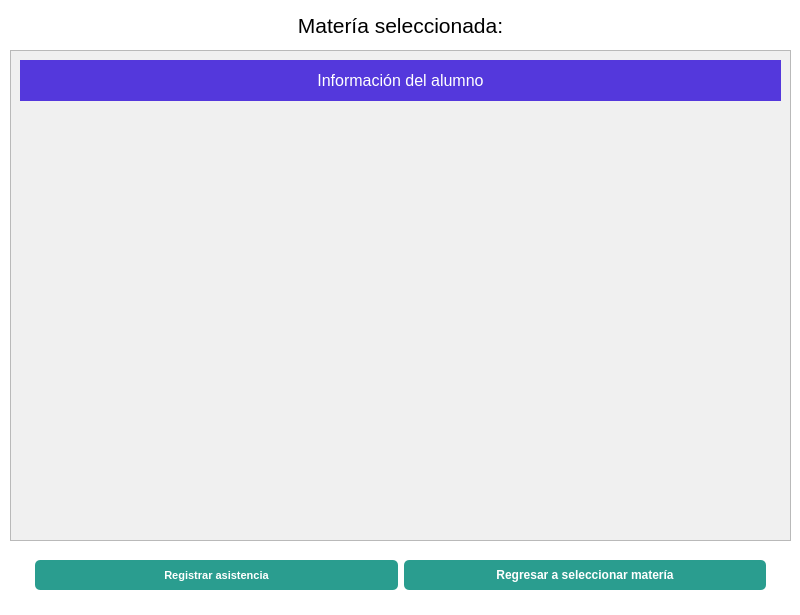
<?xml version="1.0" encoding="UTF-8"?>
<ui version="4.0">
 <class>MainWindow</class>
 <widget class="QMainWindow" name="MainWindow">
  <property name="geometry">
   <rect>
    <x>0</x>
    <y>0</y>
    <width>800</width>
    <height>615</height>
   </rect>
  </property>
  <property name="windowTitle">
   <string>Confirmar asistencia</string>
  </property>
  <property name="styleSheet">
   <string notr="true">background-color: white;
</string>
  </property>
  <property name="documentMode">
   <bool>false</bool>
  </property>
  <property name="dockNestingEnabled">
   <bool>false</bool>
  </property>
  <property name="dockOptions">
   <set>QMainWindow::AllowTabbedDocks|QMainWindow::AnimatedDocks</set>
  </property>
  <widget class="QWidget" name="centralwidget">
   <widget class="QLabel" name="lbl_selected_subject">
    <property name="geometry">
     <rect>
      <x>10</x>
      <y>10</y>
      <width>781</width>
      <height>31</height>
     </rect>
    </property>
    <property name="font">
     <font>
      <family>Arial</family>
      <pointsize>16</pointsize>
     </font>
    </property>
    <property name="text">
     <string>Matería seleccionada:</string>
    </property>
    <property name="alignment">
     <set>Qt::AlignCenter</set>
    </property>
   </widget>
   <widget class="QFrame" name="container">
    <property name="geometry">
     <rect>
      <x>10</x>
      <y>50</y>
      <width>781</width>
      <height>491</height>
     </rect>
    </property>
    <property name="styleSheet">
     <string notr="true">background-color: #f0f0f0;
</string>
    </property>
    <property name="frameShape">
     <enum>QFrame::StyledPanel</enum>
    </property>
    <property name="frameShadow">
     <enum>QFrame::Raised</enum>
    </property>
    <widget class="QWidget" name="verticalLayoutWidget">
     <property name="geometry">
      <rect>
       <x>10</x>
       <y>60</y>
       <width>761</width>
       <height>151</height>
      </rect>
     </property>
     <layout class="QVBoxLayout" name="vrm_user_info">
      <property name="sizeConstraint">
       <enum>QLayout::SetDefaultConstraint</enum>
      </property>
      <property name="topMargin">
       <number>6</number>
      </property>
     </layout>
    </widget>
    <widget class="QLabel" name="lbl_user_info">
     <property name="geometry">
      <rect>
       <x>10</x>
       <y>10</y>
       <width>761</width>
       <height>41</height>
      </rect>
     </property>
     <property name="font">
      <font>
       <family>Arial</family>
       <pointsize>12</pointsize>
      </font>
     </property>
     <property name="styleSheet">
      <string notr="true">border: 0;
background-color: #5438DC;
color: white;
border-radius: 0;
padding: 10px;</string>
     </property>
     <property name="text">
      <string>Información del alumno</string>
     </property>
     <property name="alignment">
      <set>Qt::AlignCenter</set>
     </property>
    </widget>
   </widget>
   <widget class="QWidget" name="horizontalLayoutWidget">
    <property name="geometry">
     <rect>
      <x>10</x>
      <y>550</y>
      <width>781</width>
      <height>51</height>
     </rect>
    </property>
    <layout class="QHBoxLayout" name="sa_controls_container">
     <property name="leftMargin">
      <number>25</number>
     </property>
     <property name="rightMargin">
      <number>25</number>
     </property>
     <item>
      <widget class="QPushButton" name="btn_register_assistance">
       <property name="maximumSize">
        <size>
         <width>16777213</width>
         <height>16777215</height>
        </size>
       </property>
       <property name="font">
        <font>
         <pointsize>8</pointsize>
         <weight>75</weight>
         <bold>true</bold>
        </font>
       </property>
       <property name="cursor">
        <cursorShape>PointingHandCursor</cursorShape>
       </property>
       <property name="styleSheet">
        <string notr="true">background-color: #2a9d8f;
border-radius: 5px;
color: white;
height: 30px;</string>
       </property>
       <property name="text">
        <string>Registrar asistencia</string>
       </property>
      </widget>
     </item>
     <item>
      <widget class="QPushButton" name="btn_exit">
       <property name="font">
        <font>
         <weight>75</weight>
         <bold>true</bold>
        </font>
       </property>
       <property name="cursor">
        <cursorShape>PointingHandCursor</cursorShape>
       </property>
       <property name="styleSheet">
        <string notr="true">background-color: #2a9d8f;
border-radius: 5px;
color: white;
height: 30px;</string>
       </property>
       <property name="text">
        <string>Regresar a seleccionar matería</string>
       </property>
      </widget>
     </item>
    </layout>
   </widget>
  </widget>
 </widget>
 <resources/>
 <connections/>
</ui>
